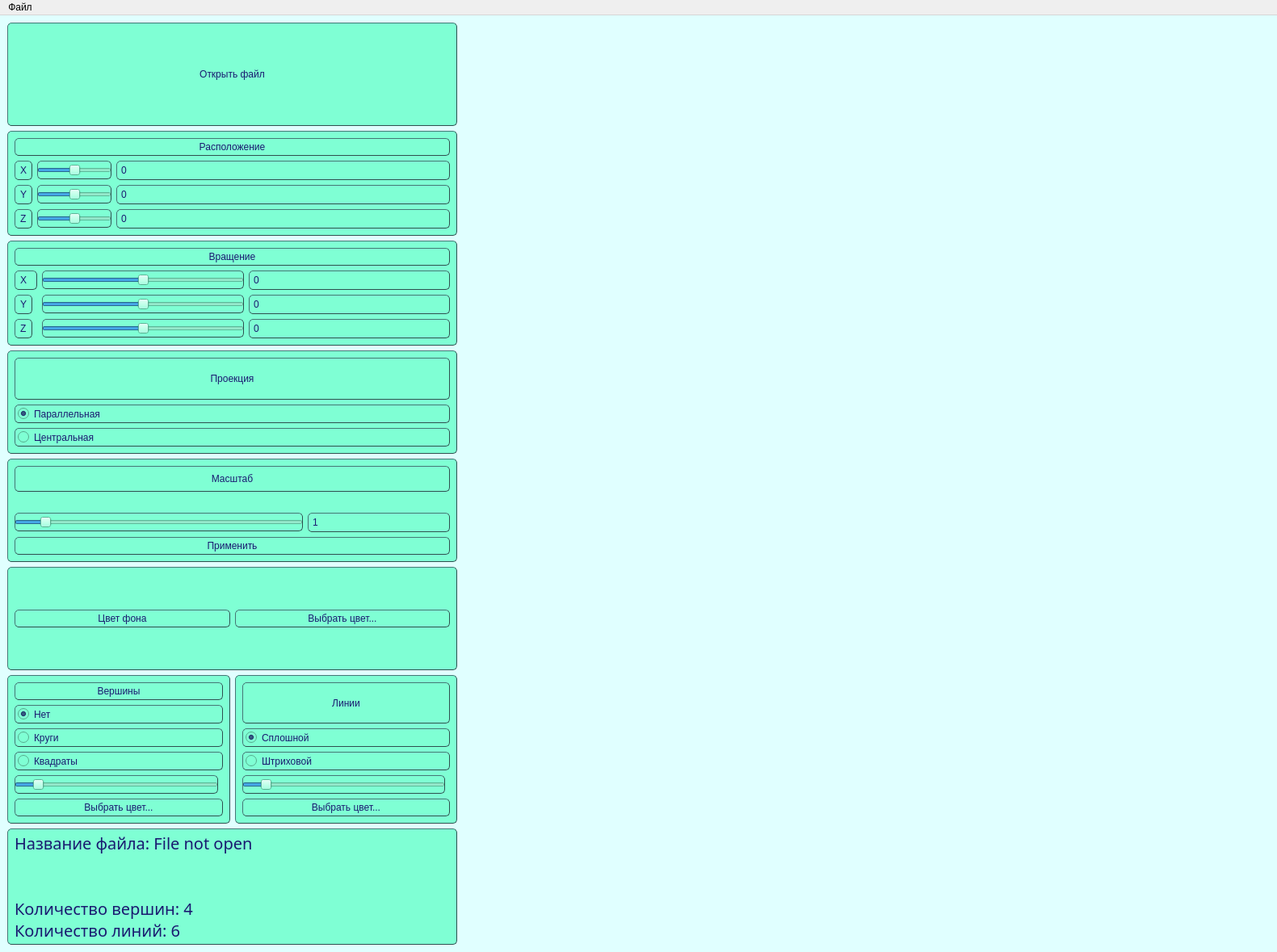
<?xml version="1.0" encoding="UTF-8"?>
<ui version="4.0">
 <class>MainWindow</class>
 <widget class="QMainWindow" name="MainWindow">
  <property name="geometry">
   <rect>
    <x>0</x>
    <y>0</y>
    <width>1581</width>
    <height>1179</height>
   </rect>
  </property>
  <property name="windowTitle">
   <string>MainWindow</string>
  </property>
  <property name="styleSheet">
   <string notr="true">QMainWindow {
    background-color: #E0FFFF;
}</string>
  </property>
  <widget class="QWidget" name="centralwidget">
   <layout class="QHBoxLayout" name="horizontalLayout">
    <item>
     <layout class="QGridLayout" name="gridLayout_7">
      <item row="8" column="1">
       <widget class="QWidget" name="Edges" native="true">
        <property name="styleSheet">
         <string notr="true">QWidget {
    background-color: #7FFFD4;
    border-style: outset;
    border-width: 1px;
    border-radius: 5px;
    border-color: #2F4F4F;
    font: 12px;
    min-width: 10em;
    padding: 3px;
    color: #191970;
}
</string>
        </property>
        <layout class="QGridLayout" name="gridLayout_5">
         <item row="0" column="0" colspan="2">
          <widget class="QLabel" name="edges_label">
           <property name="text">
            <string>Линии</string>
           </property>
           <property name="alignment">
            <set>Qt::AlignCenter</set>
           </property>
          </widget>
         </item>
         <item row="4" column="0" colspan="2">
          <widget class="QPushButton" name="pushButton_3">
           <property name="styleSheet">
            <string notr="true">QPushButton:pressed {
	background-color: #FF6347;
	border: 1px solid gray;
	padding: 5px;
}</string>
           </property>
           <property name="text">
            <string>Выбрать цвет...</string>
           </property>
          </widget>
         </item>
         <item row="2" column="0" colspan="2">
          <widget class="QRadioButton" name="edges_dashed">
           <property name="text">
            <string>Штриховой</string>
           </property>
          </widget>
         </item>
         <item row="1" column="0" colspan="2">
          <widget class="QRadioButton" name="edges_solid">
           <property name="text">
            <string>Сплошной</string>
           </property>
           <property name="checked">
            <bool>true</bool>
           </property>
          </widget>
         </item>
         <item row="3" column="0">
          <widget class="QSlider" name="lines_sie_slider">
           <property name="minimum">
            <number>1</number>
           </property>
           <property name="value">
            <number>10</number>
           </property>
           <property name="orientation">
            <enum>Qt::Horizontal</enum>
           </property>
          </widget>
         </item>
        </layout>
       </widget>
      </item>
      <item row="8" column="0">
       <widget class="QWidget" name="vertices_widget" native="true">
        <property name="styleSheet">
         <string notr="true">QWidget {
    background-color: #7FFFD4;
    border-style: outset;
    border-width: 1px;
    border-radius: 5px;
    border-color: #2F4F4F;
    font: 12px;
    min-width: 10em;
    padding: 3px;
    color: #191970;
}
</string>
        </property>
        <layout class="QGridLayout" name="gridLayout_4">
         <item row="1" column="0" colspan="2">
          <widget class="QRadioButton" name="vertices_no">
           <property name="text">
            <string>Нет</string>
           </property>
           <property name="checked">
            <bool>true</bool>
           </property>
          </widget>
         </item>
         <item row="2" column="0" colspan="2">
          <widget class="QRadioButton" name="vertices_circle">
           <property name="enabled">
            <bool>true</bool>
           </property>
           <property name="text">
            <string>Круги</string>
           </property>
           <property name="checked">
            <bool>false</bool>
           </property>
          </widget>
         </item>
         <item row="3" column="0" colspan="2">
          <widget class="QRadioButton" name="vertices_square">
           <property name="autoFillBackground">
            <bool>false</bool>
           </property>
           <property name="text">
            <string>Квадраты</string>
           </property>
           <property name="checked">
            <bool>false</bool>
           </property>
          </widget>
         </item>
         <item row="5" column="0" colspan="2">
          <widget class="QPushButton" name="pushButton_2">
           <property name="styleSheet">
            <string notr="true">QPushButton:pressed {
	background-color: #FF6347;
	border: 1px solid gray;
	padding: 5px;
}</string>
           </property>
           <property name="text">
            <string>Выбрать цвет...</string>
           </property>
          </widget>
         </item>
         <item row="0" column="0" colspan="2">
          <widget class="QLabel" name="vertices_label">
           <property name="text">
            <string>Вершины</string>
           </property>
           <property name="alignment">
            <set>Qt::AlignCenter</set>
           </property>
          </widget>
         </item>
         <item row="4" column="0">
          <widget class="QSlider" name="verticles_size_slider">
           <property name="minimum">
            <number>1</number>
           </property>
           <property name="value">
            <number>10</number>
           </property>
           <property name="orientation">
            <enum>Qt::Horizontal</enum>
           </property>
          </widget>
         </item>
        </layout>
       </widget>
      </item>
      <item row="7" column="0" colspan="2">
       <widget class="QWidget" name="widget" native="true">
        <property name="styleSheet">
         <string notr="true">QWidget {
    background-color: #7FFFD4;
    border-style: outset;
    border-width: 1px;
    border-radius: 5px;
    border-color: #2F4F4F;
    font: 12px;
    min-width: 10em;
    padding: 3px;
    color: #191970;
}</string>
        </property>
        <layout class="QGridLayout" name="gridLayout_8">
         <item row="0" column="0">
          <widget class="QLabel" name="zoom_label_2">
           <property name="text">
            <string>Цвет фона</string>
           </property>
           <property name="alignment">
            <set>Qt::AlignCenter</set>
           </property>
          </widget>
         </item>
         <item row="0" column="1">
          <widget class="QPushButton" name="bg_color_button">
           <property name="text">
            <string>Выбрать цвет...</string>
           </property>
          </widget>
         </item>
        </layout>
       </widget>
      </item>
      <item row="6" column="0" colspan="2">
       <widget class="QWidget" name="zoom_widget" native="true">
        <property name="styleSheet">
         <string notr="true">QWidget {
    background-color: #7FFFD4;
    border-style: outset;
    border-width: 1px;
    border-radius: 5px;
    border-color: #2F4F4F;
    font: 12px;
    min-width: 10em;
    padding: 3px;
    color: #191970;
}
</string>
        </property>
        <layout class="QGridLayout" name="gridLayout_3">
         <item row="4" column="0" colspan="2">
          <widget class="QSlider" name="zoom_slider">
           <property name="minimum">
            <number>1</number>
           </property>
           <property name="maximum">
            <number>100</number>
           </property>
           <property name="value">
            <number>10</number>
           </property>
           <property name="orientation">
            <enum>Qt::Horizontal</enum>
           </property>
          </widget>
         </item>
         <item row="4" column="2">
          <widget class="QLineEdit" name="zoom_line">
           <property name="text">
            <string>1</string>
           </property>
          </widget>
         </item>
         <item row="1" column="1">
          <spacer name="horizontalSpacer_2">
           <property name="orientation">
            <enum>Qt::Horizontal</enum>
           </property>
           <property name="sizeHint" stdset="0">
            <size>
             <width>40</width>
             <height>20</height>
            </size>
           </property>
          </spacer>
         </item>
         <item row="0" column="0" colspan="3">
          <widget class="QLabel" name="zoom_label">
           <property name="text">
            <string>Масштаб</string>
           </property>
           <property name="alignment">
            <set>Qt::AlignCenter</set>
           </property>
          </widget>
         </item>
         <item row="1" column="0">
          <spacer name="horizontalSpacer">
           <property name="orientation">
            <enum>Qt::Horizontal</enum>
           </property>
           <property name="sizeHint" stdset="0">
            <size>
             <width>40</width>
             <height>20</height>
            </size>
           </property>
          </spacer>
         </item>
         <item row="5" column="0" colspan="3">
          <widget class="QPushButton" name="zoom_button">
           <property name="styleSheet">
            <string notr="true">QPushButton:pressed {
	background-color: #FF6347;
	border: 1px solid gray;
	padding: 5px;
}</string>
           </property>
           <property name="text">
            <string>Применить</string>
           </property>
          </widget>
         </item>
        </layout>
       </widget>
      </item>
      <item row="3" column="0" colspan="2">
       <widget class="QWidget" name="rotate_widget" native="true">
        <property name="styleSheet">
         <string notr="true">QWidget {
    background-color: #7FFFD4;
    border-style: outset;
    border-width: 1px;
    border-radius: 5px;
    border-color: #2F4F4F;
    font: 12px;
    min-width: 10em;
    padding: 3px;
    color: #191970;
}
</string>
        </property>
        <layout class="QGridLayout" name="gridLayout_2">
         <item row="3" column="2">
          <widget class="QSlider" name="rotatez_slider">
           <property name="minimum">
            <number>-500</number>
           </property>
           <property name="maximum">
            <number>500</number>
           </property>
           <property name="orientation">
            <enum>Qt::Horizontal</enum>
           </property>
          </widget>
         </item>
         <item row="2" column="0">
          <widget class="QLabel" name="rotatey_labe">
           <property name="text">
            <string>Y</string>
           </property>
          </widget>
         </item>
         <item row="1" column="0" colspan="2">
          <widget class="QLabel" name="rotatex_label">
           <property name="text">
            <string>X</string>
           </property>
          </widget>
         </item>
         <item row="0" column="0" colspan="4">
          <widget class="QLabel" name="rotate_label">
           <property name="text">
            <string>Вращение</string>
           </property>
           <property name="alignment">
            <set>Qt::AlignCenter</set>
           </property>
          </widget>
         </item>
         <item row="1" column="3">
          <widget class="QLineEdit" name="rotatex_line">
           <property name="text">
            <string>0</string>
           </property>
          </widget>
         </item>
         <item row="2" column="2">
          <widget class="QSlider" name="rotatey_slider">
           <property name="minimum">
            <number>-500</number>
           </property>
           <property name="maximum">
            <number>500</number>
           </property>
           <property name="orientation">
            <enum>Qt::Horizontal</enum>
           </property>
          </widget>
         </item>
         <item row="2" column="3">
          <widget class="QLineEdit" name="rotatey_line">
           <property name="text">
            <string>0</string>
           </property>
          </widget>
         </item>
         <item row="1" column="2">
          <widget class="QSlider" name="rotatex_slider">
           <property name="minimum">
            <number>-500</number>
           </property>
           <property name="maximum">
            <number>500</number>
           </property>
           <property name="orientation">
            <enum>Qt::Horizontal</enum>
           </property>
          </widget>
         </item>
         <item row="3" column="3">
          <widget class="QLineEdit" name="rotatez_line">
           <property name="text">
            <string>0</string>
           </property>
          </widget>
         </item>
         <item row="3" column="0">
          <widget class="QLabel" name="rotatez_label">
           <property name="text">
            <string>Z</string>
           </property>
          </widget>
         </item>
        </layout>
       </widget>
      </item>
      <item row="1" column="0" colspan="2">
       <widget class="QPushButton" name="pushButton">
        <property name="sizePolicy">
         <sizepolicy hsizetype="Minimum" vsizetype="Minimum">
          <horstretch>0</horstretch>
          <verstretch>0</verstretch>
         </sizepolicy>
        </property>
        <property name="styleSheet">
         <string notr="true">QWidget {
    background-color: #7FFFD4;
    border-style: outset;
    border-width: 1px;
    border-radius: 5px;
    border-color: #2F4F4F;
    font: 12px;
    min-width: 10em;
    padding: 3px;
    color: #191970;
}
</string>
        </property>
        <property name="text">
         <string>Открыть файл</string>
        </property>
       </widget>
      </item>
      <item row="4" column="0" colspan="2">
       <widget class="QWidget" name="proection_widget" native="true">
        <property name="styleSheet">
         <string notr="true">QWidget {
    background-color: #7FFFD4;
    border-style: outset;
    border-width: 1px;
    border-radius: 5px;
    border-color: #2F4F4F;
    font: 12px;
    min-width: 10em;
    padding: 3px;
    color: #191970;
}
</string>
        </property>
        <layout class="QGridLayout" name="gridLayout_6">
         <item row="2" column="0" colspan="2">
          <widget class="QRadioButton" name="proection_central">
           <property name="text">
            <string>Центральная</string>
           </property>
          </widget>
         </item>
         <item row="0" column="0" colspan="2">
          <widget class="QLabel" name="proection_label">
           <property name="text">
            <string>Проекция</string>
           </property>
           <property name="alignment">
            <set>Qt::AlignCenter</set>
           </property>
          </widget>
         </item>
         <item row="1" column="0" colspan="2">
          <widget class="QRadioButton" name="proection_parallel">
           <property name="text">
            <string>Параллельная</string>
           </property>
           <property name="checked">
            <bool>true</bool>
           </property>
          </widget>
         </item>
        </layout>
       </widget>
      </item>
      <item row="2" column="0" colspan="2">
       <widget class="QWidget" name="move_widget" native="true">
        <property name="styleSheet">
         <string notr="true">QWidget {
    background-color: #7FFFD4;
    border-style: outset;
    border-width: 1px;
    border-radius: 5px;
    border-color: #2F4F4F;
    font: 12px;
    min-width: 10em;
    padding: 3px;
    color: #191970;
}
</string>
        </property>
        <layout class="QGridLayout" name="gridLayout">
         <item row="3" column="0">
          <widget class="QLabel" name="movez_label">
           <property name="text">
            <string>Z</string>
           </property>
          </widget>
         </item>
         <item row="1" column="1" colspan="2">
          <widget class="QSlider" name="movex_slider">
           <property name="minimum">
            <number>-500</number>
           </property>
           <property name="maximum">
            <number>500</number>
           </property>
           <property name="orientation">
            <enum>Qt::Horizontal</enum>
           </property>
          </widget>
         </item>
         <item row="3" column="3">
          <widget class="QLineEdit" name="movez_line">
           <property name="text">
            <string>0</string>
           </property>
          </widget>
         </item>
         <item row="1" column="3">
          <widget class="QLineEdit" name="movex_line">
           <property name="text">
            <string>0</string>
           </property>
          </widget>
         </item>
         <item row="0" column="0" colspan="4">
          <widget class="QLabel" name="move_label">
           <property name="text">
            <string>Расположение</string>
           </property>
           <property name="alignment">
            <set>Qt::AlignCenter</set>
           </property>
          </widget>
         </item>
         <item row="2" column="0">
          <widget class="QLabel" name="movey_label">
           <property name="text">
            <string>Y</string>
           </property>
          </widget>
         </item>
         <item row="2" column="3">
          <widget class="QLineEdit" name="movey_line">
           <property name="text">
            <string>0</string>
           </property>
          </widget>
         </item>
         <item row="1" column="0">
          <widget class="QLabel" name="movex_label">
           <property name="text">
            <string>X</string>
           </property>
          </widget>
         </item>
         <item row="2" column="1" colspan="2">
          <widget class="QSlider" name="movey_slider">
           <property name="minimum">
            <number>-500</number>
           </property>
           <property name="maximum">
            <number>500</number>
           </property>
           <property name="orientation">
            <enum>Qt::Horizontal</enum>
           </property>
          </widget>
         </item>
         <item row="3" column="1" colspan="2">
          <widget class="QSlider" name="movez_slider">
           <property name="minimum">
            <number>-500</number>
           </property>
           <property name="maximum">
            <number>500</number>
           </property>
           <property name="orientation">
            <enum>Qt::Horizontal</enum>
           </property>
          </widget>
         </item>
        </layout>
       </widget>
      </item>
      <item row="9" column="0" colspan="2">
       <widget class="QLabel" name="label">
        <property name="font">
         <font>
          <family>Copperplate</family>
          <pointsize>-1</pointsize>
          <italic>false</italic>
          <bold>false</bold>
         </font>
        </property>
        <property name="styleSheet">
         <string notr="true">QLabel {
    background-color: #7FFFD4;
    border-style: outset;
    border-width: 1px;
    border-radius: 5px;
    border-color: #2F4F4F;
    font: 20px;
    min-width: 10em;
    padding: 3px;
    color: #191970;
}</string>
        </property>
        <property name="text">
         <string>Название файла: File not open  


Количество вершин: 4 
Количество линий: 6</string>
        </property>
       </widget>
      </item>
     </layout>
    </item>
    <item>
     <widget class="DScene" name="widget_3" native="true">
      <property name="minimumSize">
       <size>
        <width>1000</width>
        <height>1131</height>
       </size>
      </property>
      <property name="maximumSize">
       <size>
        <width>1000</width>
        <height>1131</height>
       </size>
      </property>
     </widget>
    </item>
   </layout>
  </widget>
  <widget class="QMenuBar" name="menubar">
   <property name="geometry">
    <rect>
     <x>0</x>
     <y>0</y>
     <width>1581</width>
     <height>24</height>
    </rect>
   </property>
   <widget class="QMenu" name="menu">
    <property name="title">
     <string>Файл</string>
    </property>
    <widget class="QMenu" name="menu_2">
     <property name="title">
      <string>Сохранить как...</string>
     </property>
     <addaction name="actionJPG_2"/>
     <addaction name="actionPNG_2"/>
     <addaction name="separator"/>
     <addaction name="actionGIF_2"/>
    </widget>
    <addaction name="action_open_file"/>
    <addaction name="menu_2"/>
   </widget>
   <addaction name="menu"/>
  </widget>
  <action name="actionJPG">
   <property name="text">
    <string>JPG</string>
   </property>
  </action>
  <action name="actionPNG">
   <property name="text">
    <string>PNG</string>
   </property>
  </action>
  <action name="actionGIF">
   <property name="text">
    <string>GIF</string>
   </property>
  </action>
  <action name="action">
   <property name="text">
    <string>Файл</string>
   </property>
  </action>
  <action name="action_open_file">
   <property name="text">
    <string>Открыть</string>
   </property>
  </action>
  <action name="actionJPG_2">
   <property name="text">
    <string>JPG</string>
   </property>
  </action>
  <action name="actionPNG_2">
   <property name="text">
    <string>PNG</string>
   </property>
  </action>
  <action name="actionGIF_2">
   <property name="text">
    <string>GIF</string>
   </property>
  </action>
 </widget>
 <customwidgets>
  <customwidget>
   <class>DScene</class>
   <extends>QWidget</extends>
   <header location="global">dscene.h</header>
   <container>1</container>
  </customwidget>
 </customwidgets>
 <resources/>
 <connections/>
</ui>
